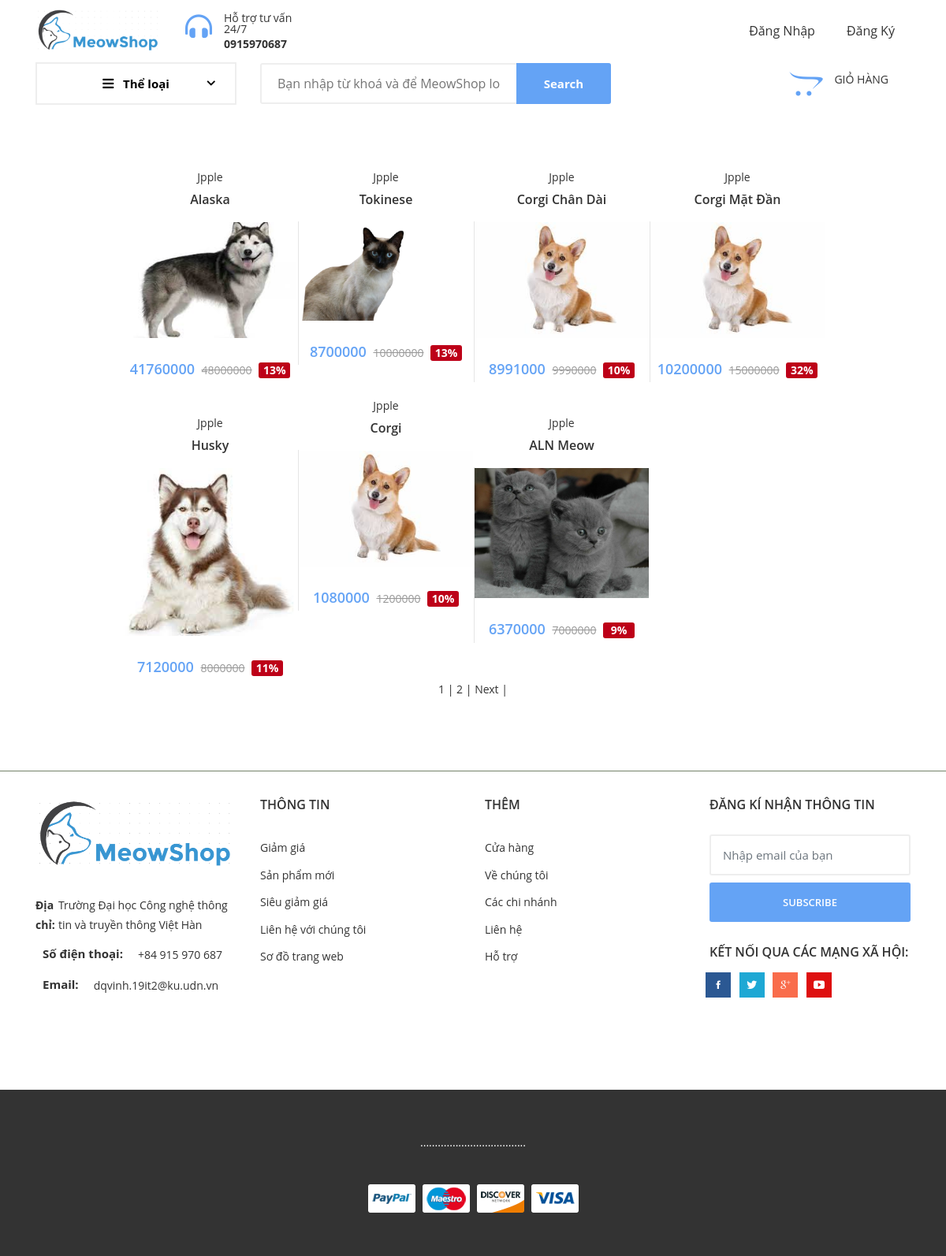
/website/spdanhmuc.php, run on the app's committed database.
### tables this page shows
CREATE TABLE `hanghoa` (
  `id` int(11) NOT NULL,
  `tenhang` varchar(200) NOT NULL,
  `soluong` int(11) NOT NULL,
  `dongia` int(11) NOT NULL,
  `iddanhmuc` int(11) NOT NULL,
  `anh` mediumtext NOT NULL,
  `mota` varchar(2000) NOT NULL,
  `giamgia` float NOT NULL
);

### website/spdanhmuc.php (the view, shortened to what this page needs)
<!DOCTYPE html>
<html>
<head>
	 <link rel="stylesheet" href="https://maxcdn.bootstrapcdn.com/bootstrap/3.4.1/css/bootstrap.min.css">
</head>
<body>
<div class="site-wrapper" id="top">
        <div class="site-header d-none d-lg-block">
            <?php include "menu.php" ?>
               <section class="section-padding" >
            <div class="container" style="margin-top:70px">
                <div class="sb-custom-tab">
                    <div class="tab-content" id="myTabContent">
                        <div class="tab-pane show active" id="shop" role="tabpanel" aria-labelledby="shop-tab">
                            <div class="product-slider multiple-row  slider-border-multiple-row  sb-slick-slider"
                                data-slick-setting='{
                            "autoplaySpeed": 500,
                            "slidesToShow": 5,
                            "rows":2
                        }' data-slick-responsive='[
                            {"breakpoint":1200, "settings": {"slidesToShow": 3} },
                            {"breakpoint":768, "settings": {"slidesToShow": 2} },
                            {"breakpoint":480, "settings": {"slidesToShow": 1} },
                            {"breakpoint":320, "settings": {"slidesToShow": 1} }
                        ]'>
                <?php
                $conn = mysqli_connect("localhost", "root" ,"", "banhang");
        $result = mysqli_query($conn, 'select count(id) as total from hanghoa');
        $row = mysqli_fetch_assoc($result);
        $total_records = $row['total'];
        $current_page = isset($_GET['page']) ? $_GET['page'] : 1;
        $limit = 10;
        $total_page = ceil($total_records / $limit);
        $start = ($current_page - 1) * $limit;
				$conn=mysqli_connect("localhost","root","","banhang");
				if (isset($_GET['iddanhmuc'])) {
					$iddanhmuc=$_GET['iddanhmuc'];
				$sql="SELECT * FROM hanghoa WHERE iddanhmuc='$iddanhmuc' LIMIT $start, $limit ";
				$sql1="SELECT * FROM danhmuc WHERE id='$iddanhmuc'";
				$ketqua=mysqli_query($conn,$sql);
				$ketqua1=mysqli_query($conn,$sql1);
				$row1 = mysqli_fetch_assoc($ketqua1);
				}
				else{
					$sql="SELECT * FROM hanghoa WHERE soluong<'30' ORDER BY soluong";
					$ketqua=mysqli_query($conn,$sql);
				}
				while ($row = mysqli_fetch_assoc($ketqua)) {
					$kqkm= $row['dongia']-$row['dongia']*$row['giamgia'] ;
                    $giamgia= $row['giamgia']*100;
					echo '<div class="single-slide">
                                    <div class="product-card">
                                        <div class="product-header">
                                            <a href="#" class="author">
                                                jpple
                                            </a>
                                            <h3><a href="chitietsp.php?id='.$row['id'].'">'.$row['tenhang'].'</a></h3>
                                        </div>
                                        <div class="product-card--body">
                                            <div class="card-image">
                                                <img src="'.$row['anh'].'" alt="">
                                                <div class="hover-contents">
                                                    <a href="chitietsp.php?id='.$row['id'].'" class="hover-image">
                                                        <img src="'.$row['anh'].'"  alt="">
                                                    </a>
                                                </div>
                                            </div>
                                            <div class="price-block">
                                                <span class="price">'.$kqkm.'</span>
                                                <del class="price-old">'.$row['dongia'].'</del>
                                                <span class="price-discount">'.$giamgia.'%</span>
                                            </div>
                                        </div>
                                    </div>
							</div>';				}
			?>
			</div>
            <div class="container">
           <?php
for ($i = 1; $i <= $total_page; $i++){
    if ($i == $current_page){
        echo '<span>'.$i.'</span> | ';
    }
    else{
        echo '<a href="index.php?page='.$i.'">'.$i.'</a> | ';
    }
}
if ($current_page < $total_page && $total_page > 1){
    echo '<a href="index.php?page='.($current_page+1).'">Next</a> | ';
}
                        ?>
                        </div>
                    </div>
                </div>
            </div>
        </section>
    <?php include "footer.php" ?>
</body>
</html>

### data on the page
hanghoa: tenhang "Alaska", anh (picture), kqkm "41760000", dongia "48000000", giamgia "13"
hanghoa: tenhang "Husky", anh (picture), kqkm "7120000", dongia "8000000", giamgia "11"
hanghoa: tenhang "Tokinese", anh (picture), kqkm "8700000", dongia "10000000", giamgia "13"
hanghoa: tenhang "Corgi", anh (picture), kqkm "1080000", dongia "1200000", giamgia "10"
hanghoa: tenhang "Corgi Chân Dài", anh (picture), kqkm "8991000", dongia "9990000", giamgia "10"
hanghoa: tenhang "ALN Meow", anh (picture), kqkm "6370000", dongia "7000000", giamgia "9"
hanghoa: tenhang "Corgi Mặt Đần", anh (picture), kqkm "10200000", dongia "15000000", giamgia "32"
